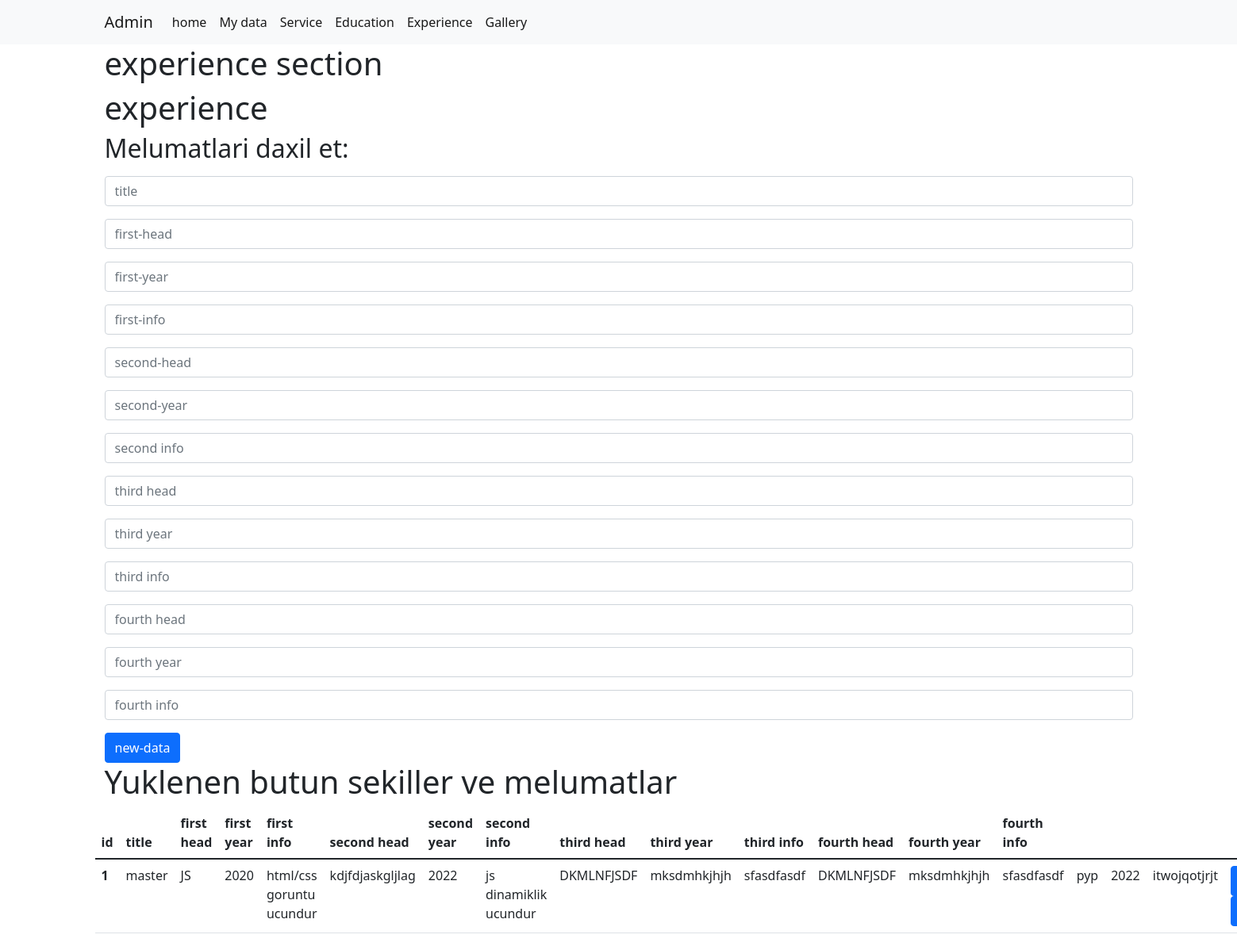
/admin/experience, run on the app's committed database.
### run.py (models this page shows)
class Experience(db.Model):
    s_id = db.Column(db.Integer, primary_key=True)
    exp_title=db.Column(db.String(100))
    first_head=db.Column(db.String(100))
    first_year=db.Column(db.String(100))
    first_info=db.Column(db.String(300))
    second_head=db.Column(db.String(100))
    second_year=db.Column(db.String(100))
    second_info=db.Column(db.String(300))
    third_head=db.Column(db.String(100))
    third_year=db.Column(db.String(100))
    third_info=db.Column(db.String(300))
    fourth_head=db.Column(db.String(100))
    fourth_year=db.Column(db.String(100))
    fourth_info=db.Column(db.String(300))

### controllers/admin/routes.py (the view, shortened to what this page needs)
@app.route('/admin/experience', methods=['GET','POST'])
def admin_experience():
    exp_infos=Experience.query.all()
    return render_template("admin/experience.html",exp_infos=exp_infos)

### templates/admin/experience.html (shortened to what this page needs)
{% extends 'admin/base.html' %} {% block adminPages %}
<div class="container">
  <div class="row">
    <h1>experience section</h1>
    <div class="col-12">
      <h1>experience</h1>
      <h2>Melumatlari daxil et:</h2>
      <form
        action="/admin/experience"
        method="POST"
        enctype="multipart/form-data"
      >
        <div class="my-3">
          <input
            type="text"
            class="form-control"
            placeholder="title"
            name="exp_title"
          />
        </div>
        <div class="my-3">
          <input
            type="text"
            class="form-control"
            placeholder="first-head"
            name="first_head"
          />
        </div>
        <div class="my-3">
          <input
            type="text"
            class="form-control"
            placeholder="first-year"
            name="first_year"
          />
        </div>
        <div class="my-3">
          <input
            type="text"
            class="form-control"
            placeholder="first-info"
            name="first_info"
          />
        </div>
        <div class="my-3">
          <input
            type="text"
            class="form-control"
            placeholder="second-head"
            name="second_head"
          />
        </div>
        <div class="my-3">
          <input
            type="text"
            class="form-control"
            placeholder="second-year"
            name="second_year"
          />
        </div>
        <div class="my-3">
          <input
            type="text"
            class="form-control"
            placeholder="second info"
            name="second_info"
          />
        </div>
        <div class="my-3">
          <input
            type="text"
            class="form-control"
            placeholder="third head"
            name="third_head"
          />
        </div>
        <div class="my-3">
          <input
            type="text"
            class="form-control"
            placeholder="third year"
            name="third_year"
          />
        </div>
        <div class="my-3">
          <input
            type="text"
            class="form-control"
            placeholder="third info"
            name="third_info"
          />
        </div>
        <div class="my-3">
          <input
            type="text"
            class="form-control"
            placeholder="fourth head"
            name="fourth_head"
          />
        </div>
        <div class="my-3">
          <input
            type="text"
            class="form-control"
            placeholder="fourth year"
            name="fourth_year"
          />
        </div>
        <div class="my-3">
          <input
            type="text"
            class="form-control"
            placeholder="fourth info"
            name="fourth_info"
          />
        </div>
        <div>
          <input type="submit" class="btn btn-primary" value="new-data" />
        </div>
      </form>
    </div>
    <h1>Yuklenen butun sekiller ve melumatlar</h1>
    <table class="table">
      <thead>
        <tr>
          <th scope="col">id</th>
          <th scope="col">title</th>
          <th scope="col">first head</th>
          <th scope="col">first year</th>
          <th scope="col">first info</th>
          <th scope="col">second head</th>
          <th scope="col">second year</th>
          <th scope="col">second info</th>
          <th scope="col">third head</th>
          <th scope="col">third year</th>
          <th scope="col">third info</th>
          <th scope="col">fourth head</th>
          <th scope="col">fourth year</th>
          <th scope="col">fourth info</th>
        </tr>
      </thead>
      <tbody>
        {% for exp_info in exp_infos %}
        <tr>
          <th scope="row">{{exp_info.s_id}}</th>
          <td>{{exp_info.exp_title}}</td>
          <td>{{exp_info.first_head}}</td>
          <td>{{exp_info.first_year}}</td>
          <td>{{exp_info.first_info}}</td>
          <td>{{exp_info.second_head}}</td>
          <td>{{exp_info.second_year}}</td>
          <td>{{exp_info.second_info}}</td>
          <td>{{exp_info.third_head}}</td>
          <td>{{exp_info.third_year}}</td>
          <td>{{exp_info.third_info}}</td>
          <td>{{exp_info.third_head}}</td>
          <td>{{exp_info.third_year}}</td>
          <td>{{exp_info.third_info}}</td>
          <td>{{exp_info.fourth_head}}</td>
          <td>{{exp_info.fourth_year}}</td>
          <td>{{exp_info.fourth_info}}</td>
          <td>
            <a
              class="btn btn-primary"
              href="/admin/experience/delete/{{exp_info.s_id}}"
              >delete</a
            >
            <a class="btn btn-primary" href="#">update</a>
          </td>
        </tr>
        {% endfor %}
      </tbody>
    </table>
    {%endblock%}

### data on the page
Experience: s_id "1", exp_title "master", first_head "JS", first_year "2020", first_info "html/css goruntu ucundur", second_head "kdjfdjaskgljlag", second_year "2022", second_info "js dinamiklik ucundur", third_head "DKMLNFJSDF", third_year "mksdmhkjhjh", third_info "sfasdfasdf", fourth_head "pyp", fourth_year "2022", fourth_info "itwojqotjrjt"
